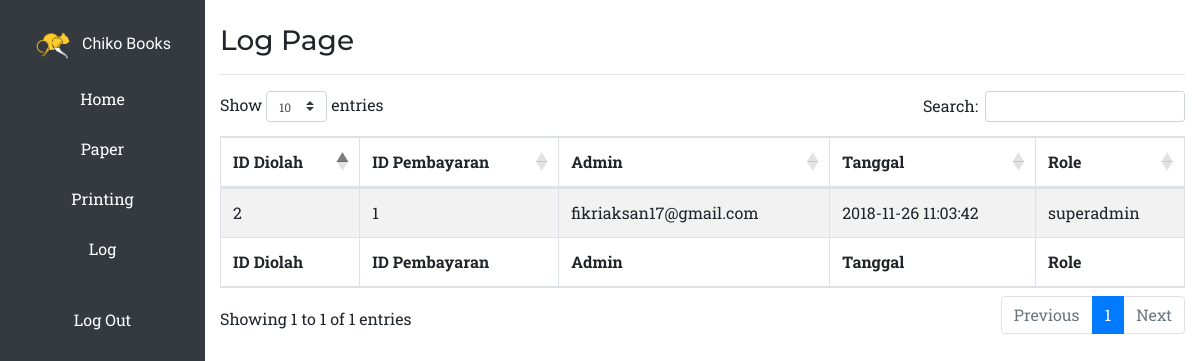
Screenshot of /admin/log.php (signed in) with the database file from the repository.
### tables this page shows
CREATE TABLE IF NOT EXISTS `diolah` (
  `id_diolah` int(11) NOT NULL AUTO_INCREMENT,
  `id_pembayaran` int(11) NOT NULL,
  `id_admin` int(11) NOT NULL,
  `tgl` datetime NOT NULL,
  PRIMARY KEY (`id_diolah`),
  KEY `id_admin` (`id_admin`),
  KEY `id_pembayaran` (`id_pembayaran`)
);

### admin/log.php (the view, shortened to what this page needs)
<?php
  include "../config.php";
?>
<!DOCTYPE html>
<html lang="en">
  <head>
    <?php include "../cdn.php"; ?>
    <link href="../assets/css/primary.css" rel="stylesheet">
    <link href="assets/css/navbar.css" rel="stylesheet">
  </head>
  <body>
    <div class="row">
      <?php include "navbar.php"; ?>
      <div class="col-10">
        <br>
        <div class="container">
          <h3>Log Page</h3>
          <hr>
          <table id="example" class="table table-striped table-bordered" style="width:100%">
            <thead>
              <tr>
                <th>ID Diolah</th>
                <th>ID Pembayaran</th>
                <th>Admin</th>
                <th>Tanggal</th>
                <th>Role</th>
              </tr>
            </thead>
            <tbody>
              <?php
                $line = "SELECT * FROM diolah JOIN admin using (id_admin)";
                $line .= " ORDER BY id_diolah DESC";
                $query = mysqli_query($conn, $line);
                while ($diolah = mysqli_fetch_array($query, MYSQLI_ASSOC)):
              ?>
                <tr>
                  <td><?php echo $diolah['id_diolah']; ?></td>
                  <td><?php echo $diolah['id_pembayaran']; ?></td>
                  <td><?php echo $diolah['email']; ?></td>
                  <td><?php echo $diolah['tgl']; ?></td>
                  <td><?php echo $diolah['role']; ?></td>
                </tr>
              <?php endwhile; ?>
            </tbody>
            <tfoot>
              <tr>
                <th>ID Diolah</th>
                <th>ID Pembayaran</th>
                <th>Admin</th>
                <th>Tanggal</th>
                <th>Role</th>
              </tr>
            </tfoot>
          </table>
        </div>
      </div>
    </div>
  </body>
</html>

### assets/css/primary.css (style rules this page uses)
body { font-family: 'Roboto Slab', -apple-system, BlinkMacSystemFont, 'Segoe UI', Roboto, 'Helvetica Neue', Arial, sans-serif, 'Apple Color Emoji', 'Segoe UI Emoji', 'Segoe UI Symbol', 'Noto Color Emoji'; }
h1,h2,h3,h4,h5,h6,.btn { font-family: 'Montserrat', -apple-system, BlinkMacSystemFont, 'Segoe UI', Roboto, 'Helvetica Neue', Arial, sans-serif, 'Apple Color Emoji', 'Segoe UI Emoji', 'Segoe UI Symbol', 'Noto Color Emoji'; }

### rows the page displays
diolah: id_diolah "2", id_pembayaran "1", id_admin.email "fikriaksan17@gmail.com", tgl "2018-11-26 11:03:42", id_admin.role "superadmin"
